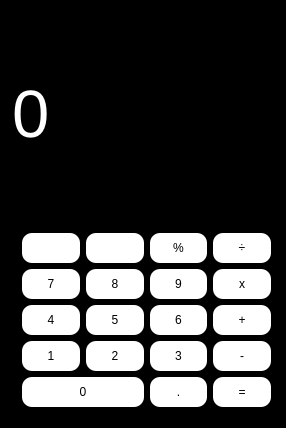
<?xml version="1.0" encoding="UTF-8"?>
<ui version="4.0">
 <class>Widget</class>
 <widget class="QWidget" name="Widget">
  <property name="geometry">
   <rect>
    <x>0</x>
    <y>0</y>
    <width>286</width>
    <height>428</height>
   </rect>
  </property>
  <property name="sizePolicy">
   <sizepolicy hsizetype="Fixed" vsizetype="Fixed">
    <horstretch>0</horstretch>
    <verstretch>0</verstretch>
   </sizepolicy>
  </property>
  <property name="minimumSize">
   <size>
    <width>286</width>
    <height>428</height>
   </size>
  </property>
  <property name="maximumSize">
   <size>
    <width>16777215</width>
    <height>16777215</height>
   </size>
  </property>
  <property name="font">
   <font>
    <kerning>true</kerning>
   </font>
  </property>
  <property name="focusPolicy">
   <enum>Qt::NoFocus</enum>
  </property>
  <property name="windowTitle">
   <string>Widget</string>
  </property>
  <property name="styleSheet">
   <string notr="true">background-color: black;</string>
  </property>
  <layout class="QVBoxLayout" name="verticalLayout">
   <property name="sizeConstraint">
    <enum>QLayout::SetNoConstraint</enum>
   </property>
   <property name="leftMargin">
    <number>12</number>
   </property>
   <item>
    <widget class="QLabel" name="label">
     <property name="font">
      <font>
       <family>Helvetica</family>
       <pointsize>50</pointsize>
      </font>
     </property>
     <property name="mouseTracking">
      <bool>true</bool>
     </property>
     <property name="styleSheet">
      <string notr="true">QLabel {
 qproperty-alignment: 'AlignVCenter | AlignRight';
 overflow: auto;
 color: white;
}</string>
     </property>
     <property name="text">
      <string>0</string>
     </property>
     <property name="wordWrap">
      <bool>true</bool>
     </property>
    </widget>
   </item>
   <item>
    <layout class="QGridLayout" name="gridLayout_3">
     <property name="sizeConstraint">
      <enum>QLayout::SetFixedSize</enum>
     </property>
     <property name="leftMargin">
      <number>10</number>
     </property>
     <property name="topMargin">
      <number>10</number>
     </property>
     <property name="rightMargin">
      <number>4</number>
     </property>
     <property name="bottomMargin">
      <number>10</number>
     </property>
     <property name="horizontalSpacing">
      <number>-1</number>
     </property>
     <item row="3" column="3">
      <widget class="QPushButton" name="pushButton_minus">
       <property name="styleSheet">
        <string notr="true">QPushButton {
 background-color: white;
 width: 50px;
 height: 30 px;
 border-radius: 10px;
}

QPushButton:pressed {
    background-color:  gray;
}



</string>
       </property>
       <property name="text">
        <string>-</string>
       </property>
       <property name="shortcut">
        <string>-</string>
       </property>
      </widget>
     </item>
     <item row="2" column="2">
      <widget class="QPushButton" name="pushButton_6">
       <property name="styleSheet">
        <string notr="true">QPushButton {
 background-color: white;
 width: 50px;
 height: 30 px;
 border-radius: 10px;
}

QPushButton:pressed {
    background-color:  gray;
}



</string>
       </property>
       <property name="text">
        <string>6</string>
       </property>
       <property name="shortcut">
        <string>6</string>
       </property>
      </widget>
     </item>
     <item row="2" column="3">
      <widget class="QPushButton" name="pushButton_plus">
       <property name="styleSheet">
        <string notr="true">QPushButton {
 background-color: white;
 width: 50px;
 height: 30 px;
 border-radius: 10px;
}

QPushButton:pressed {
    background-color:  gray;
}



</string>
       </property>
       <property name="text">
        <string>+</string>
       </property>
       <property name="shortcut">
        <string>+</string>
       </property>
      </widget>
     </item>
     <item row="0" column="1">
      <widget class="QPushButton" name="pushButton_delete">
       <property name="styleSheet">
        <string notr="true">QPushButton {
 background-color: white;
 width: 50px;
 height: 30 px;
 border-radius: 10px;
}

QPushButton:pressed {
    background-color:  gray;
}



</string>
       </property>
       <property name="text">
        <string/>
       </property>
       <property name="icon">
        <iconset>
         <normalon>backspace_FILL0_wght400_GRAD0_opsz24.png</normalon>
        </iconset>
       </property>
       <property name="shortcut">
        <string>Backspace</string>
       </property>
      </widget>
     </item>
     <item row="1" column="2">
      <widget class="QPushButton" name="pushButton_9">
       <property name="styleSheet">
        <string notr="true">QPushButton {
 background-color: white;
 width: 50px;
 height: 30 px;
 border-radius: 10px;
}

QPushButton:pressed {
    background-color:  gray;
}



</string>
       </property>
       <property name="text">
        <string>9</string>
       </property>
       <property name="shortcut">
        <string>9</string>
       </property>
      </widget>
     </item>
     <item row="0" column="2">
      <widget class="QPushButton" name="pushButton_procent">
       <property name="styleSheet">
        <string notr="true">QPushButton {
 background-color: white;
 width: 50px;
 height: 30 px;
 border-radius: 10px;
}

QPushButton:pressed {
    background-color:  gray;
}



</string>
       </property>
       <property name="text">
        <string>%</string>
       </property>
       <property name="shortcut">
        <string>%</string>
       </property>
      </widget>
     </item>
     <item row="0" column="3">
      <widget class="QPushButton" name="pushButton_slesh">
       <property name="styleSheet">
        <string notr="true">QPushButton {
 background-color: white;
 width: 50px;
 height: 30 px;
 border-radius: 10px;
}

QPushButton:pressed {
    background-color:  gray;
}



</string>
       </property>
       <property name="text">
        <string>÷</string>
       </property>
       <property name="shortcut">
        <string>/</string>
       </property>
      </widget>
     </item>
     <item row="4" column="3">
      <widget class="QPushButton" name="pushButton_ravn">
       <property name="styleSheet">
        <string notr="true">QPushButton {
 background-color: white;
 width: 50px;
 height: 30 px;
 border-radius: 10px;
}

QPushButton:pressed {
    background-color:  gray;
}



</string>
       </property>
       <property name="text">
        <string>=</string>
       </property>
       <property name="shortcut">
        <string>Return</string>
       </property>
      </widget>
     </item>
     <item row="1" column="1">
      <widget class="QPushButton" name="pushButton_8">
       <property name="styleSheet">
        <string notr="true">QPushButton {
 background-color: white;
 width: 50px;
 height: 30 px;
 border-radius: 10px;
}

QPushButton:pressed {
    background-color:  gray;
}



</string>
       </property>
       <property name="text">
        <string>8</string>
       </property>
       <property name="shortcut">
        <string>8</string>
       </property>
      </widget>
     </item>
     <item row="2" column="1">
      <widget class="QPushButton" name="pushButton_5">
       <property name="styleSheet">
        <string notr="true">QPushButton {
 background-color: white;
 width: 50px;
 height: 30 px;
 border-radius: 10px;
}

QPushButton:pressed {
    background-color:  gray;
}



</string>
       </property>
       <property name="text">
        <string>5</string>
       </property>
       <property name="shortcut">
        <string>5</string>
       </property>
      </widget>
     </item>
     <item row="3" column="1">
      <widget class="QPushButton" name="pushButton_2">
       <property name="styleSheet">
        <string notr="true">QPushButton {
 background-color: white;
 width: 50px;
 height: 30 px;
 border-radius: 10px;
}

QPushButton:pressed {
    background-color:  gray;
}



</string>
       </property>
       <property name="text">
        <string>2</string>
       </property>
       <property name="shortcut">
        <string>2</string>
       </property>
      </widget>
     </item>
     <item row="1" column="3">
      <widget class="QPushButton" name="pushButton_umn">
       <property name="focusPolicy">
        <enum>Qt::StrongFocus</enum>
       </property>
       <property name="styleSheet">
        <string notr="true">QPushButton {
 background-color: white;
 width: 50px;
 height: 30 px;
 border-radius: 10px;
}

QPushButton:pressed {
    background-color:  gray;
}



</string>
       </property>
       <property name="text">
        <string>x</string>
       </property>
       <property name="shortcut">
        <string>X</string>
       </property>
      </widget>
     </item>
     <item row="3" column="2">
      <widget class="QPushButton" name="pushButton_3">
       <property name="styleSheet">
        <string notr="true">QPushButton {
 background-color: white;
 width: 50px;
 height: 30 px;
 border-radius: 10px;
}

QPushButton:pressed {
    background-color:  gray;
}



</string>
       </property>
       <property name="text">
        <string>3</string>
       </property>
       <property name="shortcut">
        <string>3</string>
       </property>
      </widget>
     </item>
     <item row="0" column="0">
      <widget class="QPushButton" name="pushButton_clean">
       <property name="styleSheet">
        <string notr="true">QPushButton {
 background-color: white;
 width: 50px;
 height: 30 px;
 border-radius: 10px;
}

QPushButton:pressed {
    background-color:  gray;
}



</string>
       </property>
       <property name="text">
        <string/>
       </property>
       <property name="icon">
        <iconset>
         <normaloff>delete_forever_FILL0_wght400_GRAD0_opsz24.png</normaloff>delete_forever_FILL0_wght400_GRAD0_opsz24.png</iconset>
       </property>
       <property name="shortcut">
        <string>Esc</string>
       </property>
      </widget>
     </item>
     <item row="1" column="0">
      <widget class="QPushButton" name="pushButton_7">
       <property name="styleSheet">
        <string notr="true">QPushButton {
 background-color: white;
 width: 50px;
 height: 30 px;
 border-radius: 10px;
}

QPushButton:pressed {
    background-color:  gray;
}



</string>
       </property>
       <property name="text">
        <string>7</string>
       </property>
       <property name="shortcut">
        <string>7</string>
       </property>
      </widget>
     </item>
     <item row="2" column="0">
      <widget class="QPushButton" name="pushButton_4">
       <property name="styleSheet">
        <string notr="true">QPushButton {
 background-color: white;
 width: 50px;
 height: 30 px;
 border-radius: 10px;
}

QPushButton:pressed {
    background-color:  gray;
}



</string>
       </property>
       <property name="text">
        <string>4</string>
       </property>
       <property name="shortcut">
        <string>4</string>
       </property>
      </widget>
     </item>
     <item row="3" column="0">
      <widget class="QPushButton" name="pushButton_1">
       <property name="styleSheet">
        <string notr="true">QPushButton {
 background-color: white;
 width: 50px;
 height: 30 px;
 border-radius: 10px;
}

QPushButton:pressed {
    background-color:  gray;
}



</string>
       </property>
       <property name="text">
        <string>1</string>
       </property>
       <property name="shortcut">
        <string>1</string>
       </property>
       <property name="checkable">
        <bool>false</bool>
       </property>
       <property name="checked">
        <bool>false</bool>
       </property>
       <property name="autoRepeat">
        <bool>false</bool>
       </property>
       <property name="flat">
        <bool>false</bool>
       </property>
      </widget>
     </item>
     <item row="4" column="2">
      <widget class="QPushButton" name="pushButton_dot">
       <property name="styleSheet">
        <string notr="true">QPushButton {
 background-color: white;
 width: 50px;
 height: 30 px;
 border-radius: 10px;
}

QPushButton:pressed {
    background-color:  gray;
}



</string>
       </property>
       <property name="text">
        <string>.</string>
       </property>
       <property name="shortcut">
        <string>.</string>
       </property>
      </widget>
     </item>
     <item row="4" column="0" colspan="2">
      <widget class="QPushButton" name="pushButton_0">
       <property name="styleSheet">
        <string notr="true">QPushButton {
 background-color: white;
 width: 50px;
 height: 30 px;
 border-radius: 10px;
}

QPushButton:pressed {
    background-color:  gray;
}



</string>
       </property>
       <property name="text">
        <string>0</string>
       </property>
       <property name="shortcut">
        <string>0</string>
       </property>
      </widget>
     </item>
    </layout>
   </item>
  </layout>
 </widget>
 <resources/>
 <connections/>
</ui>
